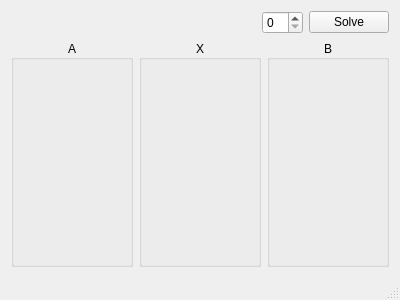
<?xml version="1.0" encoding="UTF-8"?>
<ui version="4.0">
 <class>MainWindow</class>
 <widget class="QMainWindow" name="MainWindow">
  <property name="geometry">
   <rect>
    <x>0</x>
    <y>0</y>
    <width>400</width>
    <height>300</height>
   </rect>
  </property>
  <property name="windowTitle">
   <string>MainWindow</string>
  </property>
  <widget class="QWidget" name="container">
   <layout class="QVBoxLayout" name="verticalLayout" stretch="0,1">
    <item>
     <layout class="QHBoxLayout" name="horizontalLayout">
      <item>
       <spacer name="horizontalSpacer">
        <property name="orientation">
         <enum>Qt::Horizontal</enum>
        </property>
        <property name="sizeHint" stdset="0">
         <size>
          <width>40</width>
          <height>20</height>
         </size>
        </property>
       </spacer>
      </item>
      <item>
       <widget class="QSpinBox" name="nInput"/>
      </item>
      <item>
       <widget class="QPushButton" name="solveBtn">
        <property name="text">
         <string>Solve</string>
        </property>
       </widget>
      </item>
     </layout>
    </item>
    <item>
     <layout class="QHBoxLayout" name="inputAreaLayout">
      <item>
       <widget class="QGroupBox" name="gridGroupBox">
        <property name="title">
         <string extracomment="The matrix A (n x n)">A</string>
        </property>
        <property name="alignment">
         <set>Qt::AlignCenter</set>
        </property>
        <property name="flat">
         <bool>false</bool>
        </property>
        <layout class="QGridLayout" name="grid"/>
       </widget>
      </item>
      <item>
       <widget class="QGroupBox" name="layoutXGroupBox">
        <property name="title">
         <string extracomment="Solution vector X (n)">X</string>
        </property>
        <property name="alignment">
         <set>Qt::AlignCenter</set>
        </property>
        <layout class="QVBoxLayout" name="layoutX"/>
       </widget>
      </item>
      <item>
       <widget class="QGroupBox" name="layoutBGroupBox">
        <property name="styleSheet">
         <string notr="true">b</string>
        </property>
        <property name="title">
         <string extracomment="Vector B (n)">B</string>
        </property>
        <property name="alignment">
         <set>Qt::AlignCenter</set>
        </property>
        <layout class="QVBoxLayout" name="layoutB"/>
       </widget>
      </item>
     </layout>
    </item>
   </layout>
  </widget>
  <widget class="QStatusBar" name="statusBar"/>
 </widget>
 <layoutdefault spacing="6" margin="11"/>
 <resources/>
 <connections/>
</ui>
